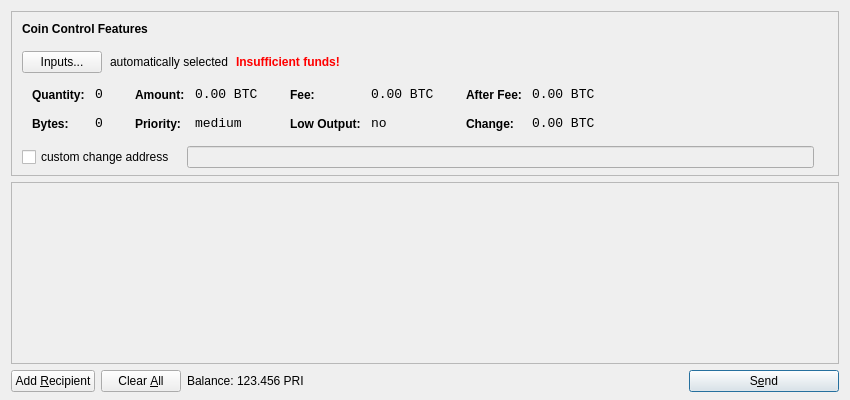
<?xml version="1.0" encoding="UTF-8"?>
<ui version="4.0">
 <class>SendCoinsDialog</class>
 <widget class="QDialog" name="SendCoinsDialog">
  <property name="geometry">
   <rect>
    <x>0</x>
    <y>0</y>
    <width>850</width>
    <height>400</height>
   </rect>
  </property>
  <property name="windowTitle">
   <string>Send Coins</string>
  </property>
  <layout class="QVBoxLayout" name="verticalLayout" stretch="0,1,0">
   <property name="bottomMargin">
    <number>8</number>
   </property>
   <item>
    <widget class="QFrame" name="frameCoinControl">
     <property name="sizePolicy">
      <sizepolicy hsizetype="Expanding" vsizetype="Expanding">
       <horstretch>0</horstretch>
       <verstretch>0</verstretch>
      </sizepolicy>
     </property>
     <property name="maximumSize">
      <size>
       <width>16777215</width>
       <height>16777215</height>
      </size>
     </property>
     <property name="frameShape">
      <enum>QFrame::StyledPanel</enum>
     </property>
     <property name="frameShadow">
      <enum>QFrame::Sunken</enum>
     </property>
     <layout class="QVBoxLayout" name="verticalLayoutCoinControl2">
      <property name="spacing">
       <number>-1</number>
      </property>
      <property name="leftMargin">
       <number>0</number>
      </property>
      <property name="topMargin">
       <number>0</number>
      </property>
      <property name="rightMargin">
       <number>0</number>
      </property>
      <property name="bottomMargin">
       <number>6</number>
      </property>
      <item>
       <layout class="QVBoxLayout" name="verticalLayoutCoinControl" stretch="0,0,0,0,1">
        <property name="spacing">
         <number>0</number>
        </property>
        <property name="leftMargin">
         <number>10</number>
        </property>
        <property name="topMargin">
         <number>10</number>
        </property>
        <item>
         <layout class="QHBoxLayout" name="horizontalLayoutCoinControl1">
          <property name="bottomMargin">
           <number>15</number>
          </property>
          <item>
           <widget class="QLabel" name="labelCoinControlFeatures">
            <property name="sizePolicy">
             <sizepolicy hsizetype="Preferred" vsizetype="Maximum">
              <horstretch>0</horstretch>
              <verstretch>0</verstretch>
             </sizepolicy>
            </property>
            <property name="font">
             <font>
              <weight>75</weight>
              <bold>true</bold>
             </font>
            </property>
            <property name="styleSheet">
             <string notr="true">font-weight:bold;</string>
            </property>
            <property name="text">
             <string>Coin Control Features</string>
            </property>
           </widget>
          </item>
         </layout>
        </item>
        <item>
         <layout class="QHBoxLayout" name="horizontalLayoutCoinControl2" stretch="0,0,0,0">
          <property name="spacing">
           <number>8</number>
          </property>
          <property name="bottomMargin">
           <number>10</number>
          </property>
          <item>
           <widget class="QPushButton" name="pushButtonCoinControl">
            <property name="styleSheet">
             <string notr="true"/>
            </property>
            <property name="text">
             <string>Inputs...</string>
            </property>
           </widget>
          </item>
          <item>
           <widget class="QLabel" name="labelCoinControlAutomaticallySelected">
            <property name="text">
             <string>automatically selected</string>
            </property>
            <property name="margin">
             <number>5</number>
            </property>
           </widget>
          </item>
          <item>
           <widget class="QLabel" name="labelCoinControlInsuffFunds">
            <property name="font">
             <font>
              <weight>75</weight>
              <bold>true</bold>
             </font>
            </property>
            <property name="styleSheet">
             <string notr="true">color:red;font-weight:bold;</string>
            </property>
            <property name="text">
             <string>Insufficient funds!</string>
            </property>
            <property name="margin">
             <number>5</number>
            </property>
           </widget>
          </item>
          <item>
           <spacer name="horizontalSpacerCoinControl">
            <property name="orientation">
             <enum>Qt::Horizontal</enum>
            </property>
            <property name="sizeHint" stdset="0">
             <size>
              <width>40</width>
              <height>1</height>
             </size>
            </property>
           </spacer>
          </item>
         </layout>
        </item>
        <item>
         <widget class="QWidget" name="widgetCoinControl" native="true">
          <property name="sizePolicy">
           <sizepolicy hsizetype="Preferred" vsizetype="Preferred">
            <horstretch>0</horstretch>
            <verstretch>0</verstretch>
           </sizepolicy>
          </property>
          <property name="minimumSize">
           <size>
            <width>0</width>
            <height>0</height>
           </size>
          </property>
          <property name="styleSheet">
           <string notr="true"/>
          </property>
          <layout class="QHBoxLayout" name="horizontalLayoutCoinControl5">
           <property name="margin">
            <number>0</number>
           </property>
           <item>
            <layout class="QHBoxLayout" name="horizontalLayoutCoinControl3" stretch="0,0,0,1">
             <property name="spacing">
              <number>20</number>
             </property>
             <property name="topMargin">
              <number>0</number>
             </property>
             <property name="bottomMargin">
              <number>10</number>
             </property>
             <item>
              <layout class="QFormLayout" name="formLayoutCoinControl1">
               <property name="horizontalSpacing">
                <number>10</number>
               </property>
               <property name="verticalSpacing">
                <number>14</number>
               </property>
               <property name="leftMargin">
                <number>10</number>
               </property>
               <property name="topMargin">
                <number>4</number>
               </property>
               <property name="rightMargin">
                <number>6</number>
               </property>
               <item row="0" column="0">
                <widget class="QLabel" name="labelCoinControlQuantityText">
                 <property name="styleSheet">
                  <string notr="true">font-weight:bold;</string>
                 </property>
                 <property name="text">
                  <string>Quantity:</string>
                 </property>
                 <property name="margin">
                  <number>0</number>
                 </property>
                </widget>
               </item>
               <item row="0" column="1">
                <widget class="QLabel" name="labelCoinControlQuantity">
                 <property name="font">
                  <font>
                   <family>Monospace</family>
                   <pointsize>10</pointsize>
                  </font>
                 </property>
                 <property name="cursor">
                  <cursorShape>IBeamCursor</cursorShape>
                 </property>
                 <property name="contextMenuPolicy">
                  <enum>Qt::ActionsContextMenu</enum>
                 </property>
                 <property name="text">
                  <string notr="true">0</string>
                 </property>
                 <property name="margin">
                  <number>0</number>
                 </property>
                 <property name="textInteractionFlags">
                  <set>Qt::LinksAccessibleByMouse|Qt::TextSelectableByKeyboard|Qt::TextSelectableByMouse</set>
                 </property>
                </widget>
               </item>
               <item row="1" column="0">
                <widget class="QLabel" name="labelCoinControlBytesText">
                 <property name="styleSheet">
                  <string notr="true">font-weight:bold;</string>
                 </property>
                 <property name="text">
                  <string>Bytes:</string>
                 </property>
                </widget>
               </item>
               <item row="1" column="1">
                <widget class="QLabel" name="labelCoinControlBytes">
                 <property name="font">
                  <font>
                   <family>Monospace</family>
                   <pointsize>10</pointsize>
                  </font>
                 </property>
                 <property name="cursor">
                  <cursorShape>IBeamCursor</cursorShape>
                 </property>
                 <property name="contextMenuPolicy">
                  <enum>Qt::ActionsContextMenu</enum>
                 </property>
                 <property name="text">
                  <string notr="true">0</string>
                 </property>
                 <property name="textInteractionFlags">
                  <set>Qt::LinksAccessibleByMouse|Qt::TextSelectableByKeyboard|Qt::TextSelectableByMouse</set>
                 </property>
                </widget>
               </item>
              </layout>
             </item>
             <item>
              <layout class="QFormLayout" name="formLayoutCoinControl2">
               <property name="horizontalSpacing">
                <number>10</number>
               </property>
               <property name="verticalSpacing">
                <number>14</number>
               </property>
               <property name="leftMargin">
                <number>6</number>
               </property>
               <property name="topMargin">
                <number>4</number>
               </property>
               <property name="rightMargin">
                <number>6</number>
               </property>
               <item row="0" column="0">
                <widget class="QLabel" name="labelCoinControlAmountText">
                 <property name="styleSheet">
                  <string notr="true">font-weight:bold;</string>
                 </property>
                 <property name="text">
                  <string>Amount:</string>
                 </property>
                 <property name="margin">
                  <number>0</number>
                 </property>
                </widget>
               </item>
               <item row="0" column="1">
                <widget class="QLabel" name="labelCoinControlAmount">
                 <property name="font">
                  <font>
                   <family>Monospace</family>
                   <pointsize>10</pointsize>
                  </font>
                 </property>
                 <property name="cursor">
                  <cursorShape>IBeamCursor</cursorShape>
                 </property>
                 <property name="contextMenuPolicy">
                  <enum>Qt::ActionsContextMenu</enum>
                 </property>
                 <property name="text">
                  <string notr="true">0.00 BTC</string>
                 </property>
                 <property name="textInteractionFlags">
                  <set>Qt::LinksAccessibleByMouse|Qt::TextSelectableByKeyboard|Qt::TextSelectableByMouse</set>
                 </property>
                </widget>
               </item>
               <item row="1" column="0">
                <widget class="QLabel" name="labelCoinControlPriorityText">
                 <property name="styleSheet">
                  <string notr="true">font-weight:bold;</string>
                 </property>
                 <property name="text">
                  <string>Priority:</string>
                 </property>
                </widget>
               </item>
               <item row="1" column="1">
                <widget class="QLabel" name="labelCoinControlPriority">
                 <property name="font">
                  <font>
                   <family>Monospace</family>
                   <pointsize>10</pointsize>
                  </font>
                 </property>
                 <property name="cursor">
                  <cursorShape>IBeamCursor</cursorShape>
                 </property>
                 <property name="contextMenuPolicy">
                  <enum>Qt::ActionsContextMenu</enum>
                 </property>
                 <property name="text">
                  <string>medium</string>
                 </property>
                 <property name="textInteractionFlags">
                  <set>Qt::LinksAccessibleByMouse|Qt::TextSelectableByKeyboard|Qt::TextSelectableByMouse</set>
                 </property>
                </widget>
               </item>
              </layout>
             </item>
             <item>
              <layout class="QFormLayout" name="formLayoutCoinControl3">
               <property name="horizontalSpacing">
                <number>10</number>
               </property>
               <property name="verticalSpacing">
                <number>14</number>
               </property>
               <property name="leftMargin">
                <number>6</number>
               </property>
               <property name="topMargin">
                <number>4</number>
               </property>
               <property name="rightMargin">
                <number>6</number>
               </property>
               <item row="0" column="0">
                <widget class="QLabel" name="labelCoinControlFeeText">
                 <property name="styleSheet">
                  <string notr="true">font-weight:bold;</string>
                 </property>
                 <property name="text">
                  <string>Fee:</string>
                 </property>
                 <property name="margin">
                  <number>0</number>
                 </property>
                </widget>
               </item>
               <item row="0" column="1">
                <widget class="QLabel" name="labelCoinControlFee">
                 <property name="font">
                  <font>
                   <family>Monospace</family>
                   <pointsize>10</pointsize>
                  </font>
                 </property>
                 <property name="cursor">
                  <cursorShape>IBeamCursor</cursorShape>
                 </property>
                 <property name="contextMenuPolicy">
                  <enum>Qt::ActionsContextMenu</enum>
                 </property>
                 <property name="text">
                  <string notr="true">0.00 BTC</string>
                 </property>
                 <property name="textInteractionFlags">
                  <set>Qt::LinksAccessibleByMouse|Qt::TextSelectableByKeyboard|Qt::TextSelectableByMouse</set>
                 </property>
                </widget>
               </item>
               <item row="1" column="0">
                <widget class="QLabel" name="labelCoinControlLowOutputText">
                 <property name="styleSheet">
                  <string notr="true">font-weight:bold;</string>
                 </property>
                 <property name="text">
                  <string>Low Output:</string>
                 </property>
                </widget>
               </item>
               <item row="1" column="1">
                <widget class="QLabel" name="labelCoinControlLowOutput">
                 <property name="font">
                  <font>
                   <family>Monospace</family>
                   <pointsize>10</pointsize>
                  </font>
                 </property>
                 <property name="cursor">
                  <cursorShape>IBeamCursor</cursorShape>
                 </property>
                 <property name="contextMenuPolicy">
                  <enum>Qt::ActionsContextMenu</enum>
                 </property>
                 <property name="text">
                  <string>no</string>
                 </property>
                 <property name="textInteractionFlags">
                  <set>Qt::LinksAccessibleByMouse|Qt::TextSelectableByKeyboard|Qt::TextSelectableByMouse</set>
                 </property>
                </widget>
               </item>
              </layout>
             </item>
             <item>
              <layout class="QFormLayout" name="formLayoutCoinControl4">
               <property name="horizontalSpacing">
                <number>10</number>
               </property>
               <property name="verticalSpacing">
                <number>14</number>
               </property>
               <property name="leftMargin">
                <number>6</number>
               </property>
               <property name="topMargin">
                <number>4</number>
               </property>
               <property name="rightMargin">
                <number>6</number>
               </property>
               <item row="0" column="0">
                <widget class="QLabel" name="labelCoinControlAfterFeeText">
                 <property name="styleSheet">
                  <string notr="true">font-weight:bold;</string>
                 </property>
                 <property name="text">
                  <string>After Fee:</string>
                 </property>
                 <property name="margin">
                  <number>0</number>
                 </property>
                </widget>
               </item>
               <item row="0" column="1">
                <widget class="QLabel" name="labelCoinControlAfterFee">
                 <property name="font">
                  <font>
                   <family>Monospace</family>
                   <pointsize>10</pointsize>
                  </font>
                 </property>
                 <property name="cursor">
                  <cursorShape>IBeamCursor</cursorShape>
                 </property>
                 <property name="contextMenuPolicy">
                  <enum>Qt::ActionsContextMenu</enum>
                 </property>
                 <property name="text">
                  <string notr="true">0.00 BTC</string>
                 </property>
                 <property name="textInteractionFlags">
                  <set>Qt::LinksAccessibleByMouse|Qt::TextSelectableByKeyboard|Qt::TextSelectableByMouse</set>
                 </property>
                </widget>
               </item>
               <item row="1" column="0">
                <widget class="QLabel" name="labelCoinControlChangeText">
                 <property name="styleSheet">
                  <string notr="true">font-weight:bold;</string>
                 </property>
                 <property name="text">
                  <string>Change:</string>
                 </property>
                </widget>
               </item>
               <item row="1" column="1">
                <widget class="QLabel" name="labelCoinControlChange">
                 <property name="font">
                  <font>
                   <family>Monospace</family>
                   <pointsize>10</pointsize>
                  </font>
                 </property>
                 <property name="cursor">
                  <cursorShape>IBeamCursor</cursorShape>
                 </property>
                 <property name="contextMenuPolicy">
                  <enum>Qt::ActionsContextMenu</enum>
                 </property>
                 <property name="text">
                  <string notr="true">0.00 BTC</string>
                 </property>
                 <property name="textInteractionFlags">
                  <set>Qt::LinksAccessibleByMouse|Qt::TextSelectableByKeyboard|Qt::TextSelectableByMouse</set>
                 </property>
                </widget>
               </item>
              </layout>
             </item>
            </layout>
           </item>
          </layout>
         </widget>
        </item>
        <item>
         <layout class="QHBoxLayout" name="horizontalLayoutCoinControl4" stretch="0,0,0">
          <property name="spacing">
           <number>12</number>
          </property>
          <property name="sizeConstraint">
           <enum>QLayout::SetDefaultConstraint</enum>
          </property>
          <property name="topMargin">
           <number>5</number>
          </property>
          <property name="rightMargin">
           <number>5</number>
          </property>
          <item>
           <widget class="QCheckBox" name="checkBoxCoinControlChange">
            <property name="text">
             <string>custom change address</string>
            </property>
           </widget>
          </item>
          <item>
           <widget class="QLineEdit" name="lineEditCoinControlChange">
            <property name="enabled">
             <bool>false</bool>
            </property>
            <property name="sizePolicy">
             <sizepolicy hsizetype="Expanding" vsizetype="Fixed">
              <horstretch>0</horstretch>
              <verstretch>0</verstretch>
             </sizepolicy>
            </property>
           </widget>
          </item>
          <item>
           <widget class="QLabel" name="labelCoinControlChangeLabel">
            <property name="sizePolicy">
             <sizepolicy hsizetype="Preferred" vsizetype="Expanding">
              <horstretch>0</horstretch>
              <verstretch>0</verstretch>
             </sizepolicy>
            </property>
            <property name="minimumSize">
             <size>
              <width>0</width>
              <height>0</height>
             </size>
            </property>
            <property name="text">
             <string/>
            </property>
            <property name="margin">
             <number>3</number>
            </property>
           </widget>
          </item>
         </layout>
        </item>
        <item>
         <spacer name="verticalSpacerCoinControl">
          <property name="orientation">
           <enum>Qt::Vertical</enum>
          </property>
          <property name="sizeHint" stdset="0">
           <size>
            <width>800</width>
            <height>1</height>
           </size>
          </property>
         </spacer>
        </item>
       </layout>
      </item>
     </layout>
    </widget>
   </item>
   <item>
    <widget class="QScrollArea" name="scrollArea">
     <property name="widgetResizable">
      <bool>true</bool>
     </property>
     <widget class="QWidget" name="scrollAreaWidgetContents">
      <property name="geometry">
       <rect>
        <x>0</x>
        <y>0</y>
        <width>830</width>
        <height>165</height>
       </rect>
      </property>
      <layout class="QVBoxLayout" name="verticalLayout_2">
       <property name="margin">
        <number>0</number>
       </property>
       <item>
        <layout class="QVBoxLayout" name="entries">
         <property name="spacing">
          <number>6</number>
         </property>
        </layout>
       </item>
       <item>
        <spacer name="verticalSpacer">
         <property name="orientation">
          <enum>Qt::Vertical</enum>
         </property>
         <property name="sizeHint" stdset="0">
          <size>
           <width>20</width>
           <height>40</height>
          </size>
         </property>
        </spacer>
       </item>
      </layout>
     </widget>
    </widget>
   </item>
   <item>
    <layout class="QHBoxLayout" name="horizontalLayout">
     <item>
      <widget class="QPushButton" name="addButton">
       <property name="toolTip">
        <string>Send to multiple recipients at once</string>
       </property>
       <property name="text">
        <string>Add &amp;Recipient</string>
       </property>
       <property name="icon">
        <iconset resource="../bitcoin.qrc">
         <normaloff>:/icons/add</normaloff>:/icons/add</iconset>
       </property>
       <property name="autoDefault">
        <bool>false</bool>
       </property>
      </widget>
     </item>
     <item>
      <widget class="QPushButton" name="clearButton">
       <property name="sizePolicy">
        <sizepolicy hsizetype="Minimum" vsizetype="Fixed">
         <horstretch>0</horstretch>
         <verstretch>0</verstretch>
        </sizepolicy>
       </property>
       <property name="toolTip">
        <string>Remove all transaction fields</string>
       </property>
       <property name="text">
        <string>Clear &amp;All</string>
       </property>
       <property name="icon">
        <iconset resource="../bitcoin.qrc">
         <normaloff>:/icons/remove</normaloff>:/icons/remove</iconset>
       </property>
       <property name="autoRepeatDelay">
        <number>300</number>
       </property>
       <property name="autoDefault">
        <bool>false</bool>
       </property>
      </widget>
     </item>
     <item>
      <layout class="QHBoxLayout" name="horizontalLayout_2">
       <property name="spacing">
        <number>3</number>
       </property>
       <item>
        <widget class="QLabel" name="label">
         <property name="text">
          <string>Balance:</string>
         </property>
        </widget>
       </item>
       <item>
        <widget class="QLabel" name="labelBalance">
         <property name="cursor">
          <cursorShape>IBeamCursor</cursorShape>
         </property>
         <property name="text">
          <string>123.456 PRI</string>
         </property>
         <property name="textInteractionFlags">
          <set>Qt::LinksAccessibleByMouse|Qt::TextSelectableByKeyboard|Qt::TextSelectableByMouse</set>
         </property>
        </widget>
       </item>
      </layout>
     </item>
     <item>
      <spacer name="horizontalSpacer">
       <property name="orientation">
        <enum>Qt::Horizontal</enum>
       </property>
       <property name="sizeHint" stdset="0">
        <size>
         <width>40</width>
         <height>20</height>
        </size>
       </property>
      </spacer>
     </item>
     <item>
      <widget class="QPushButton" name="sendButton">
       <property name="minimumSize">
        <size>
         <width>150</width>
         <height>0</height>
        </size>
       </property>
       <property name="toolTip">
        <string>Confirm the send action</string>
       </property>
       <property name="text">
        <string>S&amp;end</string>
       </property>
       <property name="icon">
        <iconset resource="../bitcoin.qrc">
         <normaloff>:/icons/send</normaloff>:/icons/send</iconset>
       </property>
       <property name="default">
        <bool>true</bool>
       </property>
      </widget>
     </item>
    </layout>
   </item>
  </layout>
 </widget>
 <resources>
  <include location="../bitcoin.qrc"/>
 </resources>
 <connections/>
</ui>
